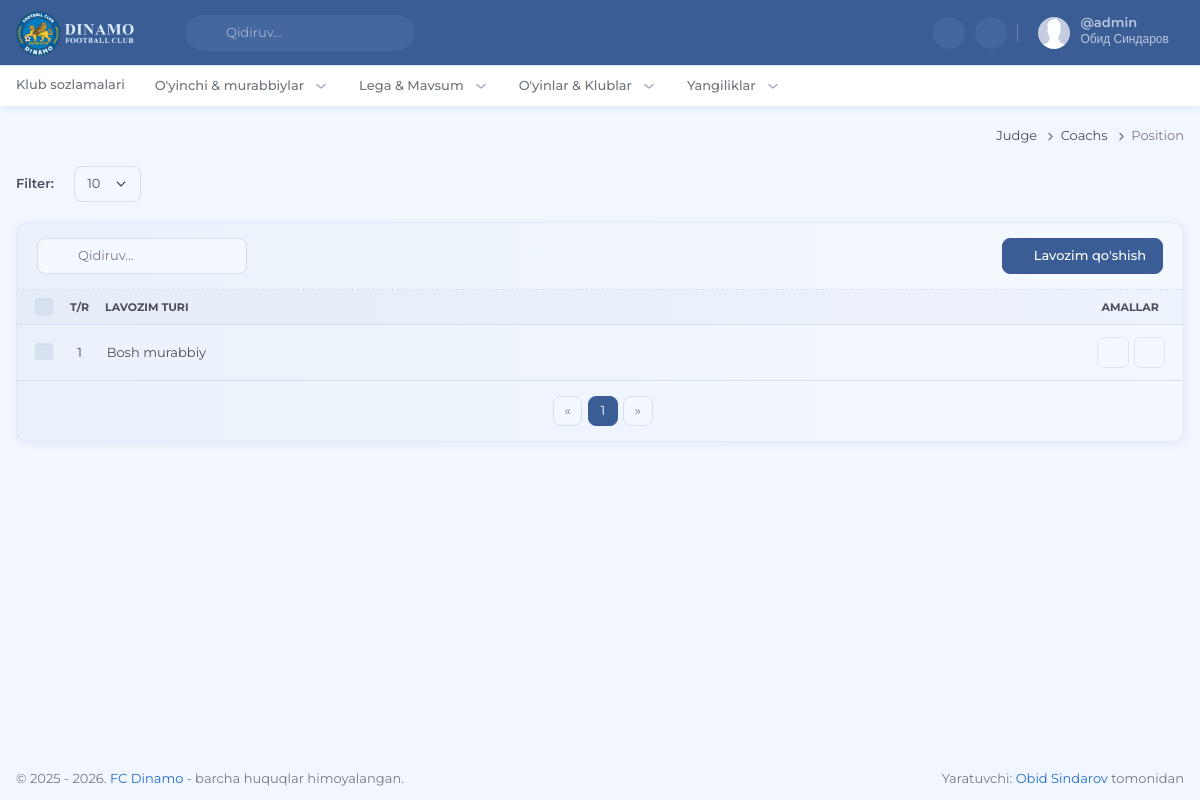
Page /judge/coachs/position (signed in) on the committed database.
### apps/users/models.py (models this page shows, shortened)
class CustomUser(AbstractUser):
    pass

### apps/teams/models.py (models this page shows, shortened)
class CoachPosition(models.Model):
    title = models.CharField(max_length=255)
    order = models.IntegerField(default=0)
    class Meta:
        ordering = ('order',)

### apps/judge/views.py (the view, shortened to what this page needs)
# urls.py: path('coachs/position', views.judge_coachs_position, name='judge_coachs_position'),
@login_required
def judge_coachs_position(request):
    if not request.user.is_superuser:
        raise PermissionDenied
    per_page = request.GET.get('per_page', 10)
    coach_positions_list = CoachPosition.objects.all().order_by('order')
    coach_positions_list, pagination_range = paginate_queryset(coach_positions_list, request, per_page=per_page)
    paths = [
        {'title': 'judge', 'url': 'judge', 'args': []},
        {'title': 'coachs', 'url': 'judge_coachs_position', 'args': []},
        {'title': 'position', 'url': 'judge_coachs_position', 'args': []},
    ]
    context = {
        'per_page': str(per_page),
        'pagination_range': pagination_range,
        'coach_positions_list': coach_positions_list,
        'paths': paths,
        'page_title': 'Murabbiy lavozimlarini sozlash'
    }
    context.update(get_base_context(request))
    return render(request, 'judge/players/coachs/positions.html', context)

### apps/core/utils.py (called while the page is built)
def get_base_context(request):
    return {
        'current_year': datetime.now().year,
        'categorys': TeamType.objects.all().order_by('order')
    }

def get_pagination_range(current_page, total_pages, delta=1):
    range_with_dots = []
    left = current_page - delta
    right = current_page + delta + 1
    range_with_dots.append(1)
    if left > 2:
        range_with_dots.append('...')
    for i in range(max(left, 2), min(right, total_pages)):
        range_with_dots.append(i)
    if right < total_pages:
        range_with_dots.append('...')
    if total_pages > 1:
        range_with_dots.append(total_pages)
    return range_with_dots

def paginate_queryset(queryset, request, per_page=5):
    paginator = Paginator(queryset, per_page)
    page_number = request.GET.get('page')
    page_obj = paginator.get_page(page_number)
    pagination_range = get_pagination_range(page_obj.number, paginator.num_pages)
    return page_obj, pagination_range

### apps/judge/templates/judge/players/coachs/positions.html (shortened to what this page needs)
{% extends "judge/judge.html" %} {% load static %} {% block title %}FC Dinamo - {{ page_title }}{% endblock title %} {% block css %} {% endblock css %}
{% block content %}
<div class="container-fluid">
    <div class="row">
        <div class="col-12">
            <div class="d-flex align-items-center gap-2 mb-3">
                <span class="me-2 fw-semibold">Filter:</span>
                <form method="get" class="d-flex gap-2">
                    <select class="form-select form-control my-1 my-md-0" name="per_page" onchange="this.form.submit()">
                        <option value="10" {% if per_page == "10" %}selected{% endif %}>10</option>
                    </select>
                </form>
            </div>
            <form method="post">
                <div data-table data-table-rows-per-page="{{ per_page }}" class="card">
                    <div class="card-header border-light justify-content-between">
                        <div class="d-flex gap-2">
                            <div class="app-search">
                                <input data-table-search type="search" class="form-control" placeholder="Qidiruv..." />
                                <i class="ti ti-search app-search-icon text-muted"></i>
                            </div>
                        </div>
                        <div class="d-flex gap-1">
                            <a href="#!" class="btn btn-primary" data-bs-toggle="modal" data-bs-target="#addPositionModal">
                                <i class="ti ti-plus me-1 fs-sm"></i>
                                Lavozim qo'shish
                            </a>
                        </div>
                    </div>
                    <div class="table-responsive">
                        <table class="table table-custom table-centered table-select table-hover w-100 mb-0">
                            <thead class="bg-light align-middle bg-opacity-25 thead-sm">
                                <tr class="text-uppercase fs-xxs">
                                    <th class="ps-3" style="width: 1%">
                                        <input data-table-select-all class="form-check-input form-check-input-light fs-14 mt-0" type="checkbox" id="select-all-products" value="option" />
                                    </th>
                                    <th class="text-center" data-table-sort data-column="order" style="width: 1%;">T/R</th>
                                    <th data-table-sort data-column="name">Lavozim turi</th>
                                    <th class="text-center" style="width: 1%">Amallar</th>
                                </tr>
                            </thead>
                            <tbody>
                                {% for position in coach_positions_list %}
                                <tr>
                                    <td class="ps-3">
                                        <input class="form-check-input form-check-input-light fs-14 product-item-check mt-0" type="checkbox" name="selected_ids" value="{{ position.id }}" />
                                    </td>
                                    <td class="text-center">{{ position.order }}</td>
                                    <td>{{ position.title }}</td>
                                    <td>
                                        <div class="d-flex justify-content-center gap-1">
                                            <a href="{% url 'judge_coachs_position_edit' position.id %}" class="btn btn-default btn-icon btn-sm edit-position-btn" data-title="{{ position.title }}" data-order="{{ position.order }}" data-bs-toggle="modal" data-bs-target="#editPositionModal">
                                                <i class="ti ti-edit fs-lg"></i>
                                            </a>
                                            <a href="{% url 'judge_coachs_position_delete' position.id %}" class="btn btn-default btn-icon btn-sm single-delete-btn">
                                                <i class="ti ti-trash fs-lg"></i>
                                            </a>
                                        </div>
                                    </td>
                                </tr>
                                {% endfor %}
                            </tbody>
                        </table>
                    </div>
                    <div class="card-footer border-0">
                        <div class="d-flex justify-content-between align-items-center">
                            <ul class="pagination pagination-sm pagination-boxed mb-0 mx-auto">
                                <li class="page-item {% if not coach_positions_list.has_previous %}disabled{% endif %}">
                                    <a class="page-link" href="{% if coach_positions_list.has_previous %}?page={{ coach_positions_list.previous_page_number }}{% else %}#{% endif %}" aria-label="Previous">
                                        <span aria-hidden="true">&laquo;</span>
                                    </a>
                                </li>
                                {% for page in pagination_range %}
                                {% if page == '...' %}
                                <li class="page-item disabled"><span class="page-link">...</span></li>
                                {% elif page == coach_positions_list.number %}
                                <li class="page-item active"><a class="page-link" href="?{% if per_page %}per_page={{ per_page }}&{% endif %}page={{ page }}">{{ page }}</a></li>
                                {% else %}
                                <li class="page-item"><a class="page-link" href="?{% if per_page %}per_page={{ per_page }}&{% endif %}page={{ page }}">{{ page }}</a></li>
                                {% endif %}
                                {% endfor %}
                                <li class="page-item {% if not coach_positions_list.has_next %}disabled{% endif %}">
                                    <a class="page-link" href="{% if coach_positions_list.has_next %}?{% if per_page %}per_page={{ per_page }}&{% endif %}page={{ coach_positions_list.next_page_number }}{% else %}#{% endif %}" aria-label="Next">
                                        <span aria-hidden="true">&raquo;</span>
                                    </a>
                                </li>
                            </ul>
                        </div>
                    </div>
                </div>
            </form>
        </div>
    </div>
</div>
{% endblock content %}

### apps/core/templates/core/components/user-dropdown.html (shortened to what this page needs)
{% load static %}
{% if request.user.is_authenticated %}
<div id="user-dropdown-detailed" class="topbar-item nav-user">
    <div class="dropdown">
        <a class="topbar-link dropdown-toggle drop-arrow-none px-2" data-bs-toggle="dropdown" href="#!"
            aria-haspopup="false" aria-expanded="false">
            <img src="{% static 'images/user.jpg' %}" width="32" class="rounded-circle me-lg-2 d-flex"
                alt="user-image" />
            <div class="d-lg-flex align-items-center gap-1 d-none">
                <span>
                    <h5 class="my-0 lh-1 pro-username">@{{ request.user.username }}</h5>
                    <span class="fs-xs lh-1">{{ request.user.first_name }} {{ request.user.last_name }}</span>
                </span>
                <i class="ti ti-chevron-down align-middle"></i>
            </div>
        </a>
    </div>
</div>
{% endif %}

### rows in the picture
CustomUser: user.username "admin", user.first_name "Обид", user.last_name "Синдаров"
CoachPosition: order "1", title "Bosh murabbiy"

### other values in the picture
{{ item.title|title }} "Judge" "Coachs"
{{ item.title|title }} "Position"
{{ page }} "1"
